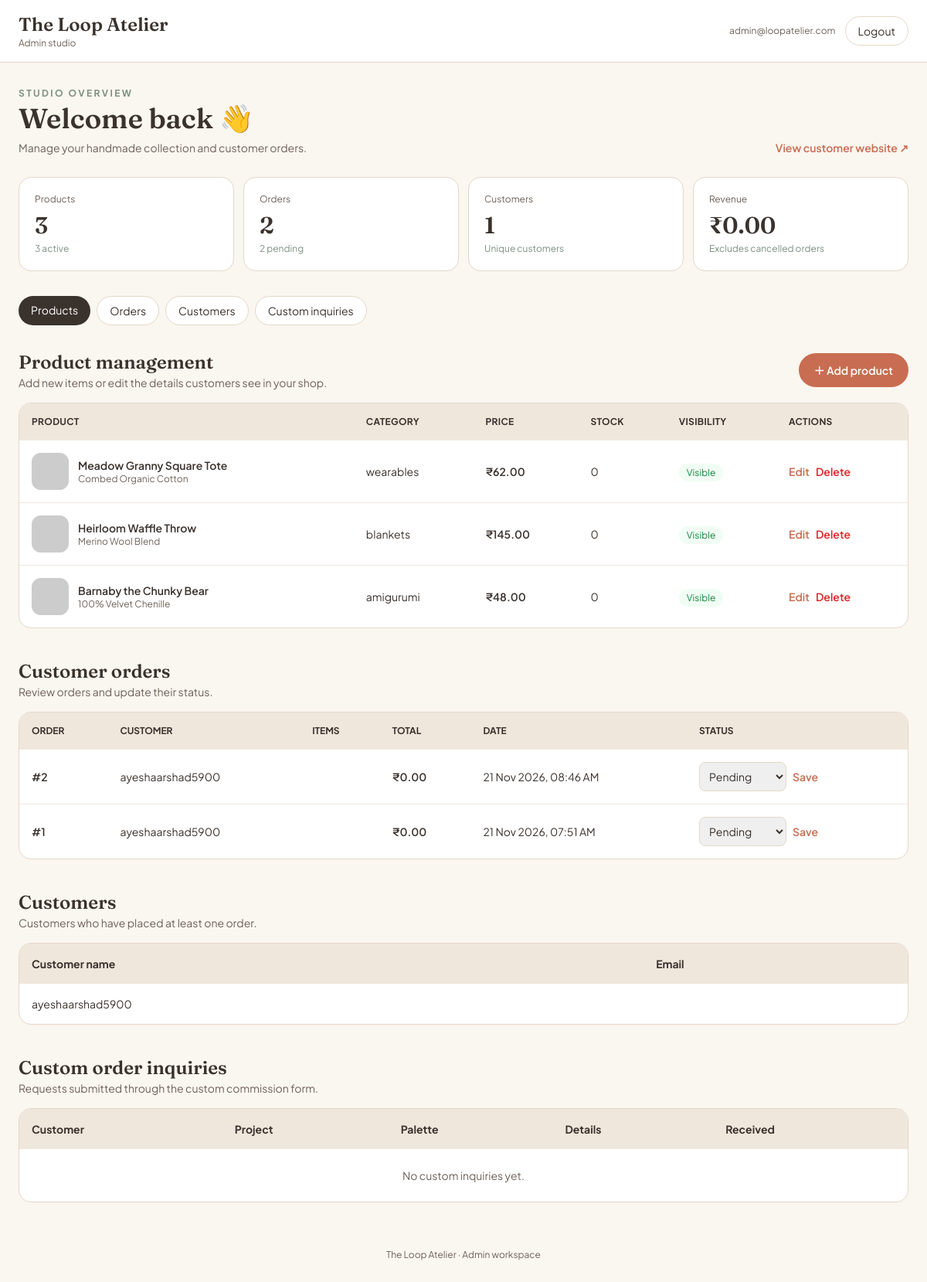
Screenshot of /admin (signed in) with the database file from the repository.
### app.py (models this page shows)
class Product(db.Model):
    id = db.Column(db.Integer, primary_key=True)
    name = db.Column(db.String(120), nullable=False)
    category = db.Column(db.String(60), nullable=False)
    price = db.Column(db.Float, nullable=False, default=0)
    fiber = db.Column(db.String(120), nullable=False, default="Cotton yarn")
    badge = db.Column(db.String(60), default="Ready to Ship")
    description = db.Column(db.Text, nullable=False, default="")
    image_url = db.Column(db.String(255), nullable=False, default="")
    stock = db.Column(db.Integer, nullable=False, default=0)
    active = db.Column(db.Boolean, nullable=False, default=True)
    def to_dict(self):
        return {
            "id": self.id,
            "name": self.name,
            "category": self.category,
            "price": self.price,
            "fiber": self.fiber,
            "badge": self.badge,
            "description": self.description,
            "image_url": self.image_url,
            "stock": self.stock,
            "active": self.active,
        }

class Order(db.Model):
    id = db.Column(db.Integer, primary_key=True)
    customer_name = db.Column(db.String(120), nullable=False)
    email = db.Column(db.String(160), nullable=False)
    total = db.Column(db.Float, nullable=False, default=0)
    status = db.Column(db.String(30), nullable=False, default="Pending")
    created_at = db.Column(db.DateTime, nullable=False, default=datetime.utcnow)
    items = db.relationship("OrderItem", backref="order", cascade="all, delete-orphan")

### app.py (the view)
@app.get("/admin")
@admin_required
def admin_dashboard():
    products = Product.query.order_by(Product.id.desc()).all()
    orders = Order.query.order_by(Order.created_at.desc()).all()
    commissions = Commission.query.order_by(Commission.created_at.desc()).all()
    customers = db.session.query(Order.email, Order.customer_name).distinct().all()
    revenue = db.session.query(db.func.coalesce(db.func.sum(Order.total), 0)).filter(
        Order.status != "Cancelled"
    ).scalar()
    stats = {
        "products": Product.query.count(),
        "active_products": Product.query.filter_by(active=True).count(),
        "orders": Order.query.count(),
        "pending": Order.query.filter_by(status="Pending").count(),
        "customers": len(customers),
        "revenue": round(float(revenue or 0), 2),
        "commissions": Commission.query.count(),
    }
    return render_template(
        "admin_dashboard.html",
        products=products,
        orders=orders,
        commissions=commissions,
        customers=customers,
        stats=stats,
        statuses=ORDER_STATUSES,
    )

### app.py (called while the page is built)
def admin_required(view):
    @wraps(view)
    def wrapped(*args, **kwargs):
        if not session.get("admin_id"):
            return redirect(url_for("admin_login", next=request.path))
        return view(*args, **kwargs)
    return wrapped

def csrf_token():
    if "_csrf_token" not in session:
        session["_csrf_token"] = secrets.token_urlsafe(32)
    return session["_csrf_token"]

### templates/admin_dashboard.html (shortened to what this page needs)
<!doctype html>
<html lang="en">
<head>
  <script src="https://cdn.tailwindcss.com"></script>
</head>
<body class="bg-[#FAF6F0] text-[#3A322D]">
<header class="sticky top-0 z-30 bg-white/95 backdrop-blur border-b border-[#E4D8C8]">
  <div class="max-w-7xl mx-auto px-4 sm:px-6 py-4 flex items-center justify-between gap-3">
    <div><p class="serif text-xl sm:text-2xl font-semibold">The Loop Atelier</p><p class="text-xs text-[#6E6259]">Admin studio</p></div>
    <div class="flex items-center gap-3"><span class="hidden sm:block text-xs text-[#6E6259]">{{ session.get('admin_email') }}</span>
      <form method="post" action="{{ url_for('admin_logout') }}"><input type="hidden" name="_csrf_token" value="{{ csrf_token() }}"><button class="rounded-full border border-[#E4D8C8] px-4 py-2 text-sm hover:bg-[#EFE7DC]">Logout</button></form>
    </div>
  </div>
</header>
<main class="max-w-7xl mx-auto px-4 sm:px-6 py-8">
  <div class="flex flex-col sm:flex-row sm:items-end justify-between gap-3 mb-7">
    <div><p class="text-xs uppercase tracking-[.2em] text-[#7C9082] font-bold">Studio overview</p><h1 class="serif text-3xl sm:text-4xl font-semibold mt-1">Welcome back 👋</h1><p class="text-sm text-[#6E6259] mt-2">Manage your handmade collection and customer orders.</p></div>
    <a href="/" target="_blank" class="text-sm font-semibold text-[#C86D51] hover:underline">View customer website ↗</a>
  </div>
  <section class="grid grid-cols-2 lg:grid-cols-4 gap-3 mb-8">
    {% for label, value, note in [('Products', stats.products, stats.active_products|string + ' active'), ('Orders', stats.orders, stats.pending|string + ' pending'), ('Customers', stats.customers, 'Unique customers'), ('Revenue', '₹' ~ '%.2f'|format(stats.revenue), 'Excludes cancelled orders')] %}
    <div class="bg-white border border-[#E4D8C8] rounded-2xl p-4 sm:p-5"><p class="text-xs text-[#6E6259]">{{ label }}</p><p class="serif text-2xl sm:text-3xl font-semibold mt-2">{{ value }}</p><p class="text-xs text-[#7C9082] mt-1">{{ note }}</p></div>
    {% endfor %}
  </section>
  <nav class="flex flex-wrap gap-2 mb-8 text-sm">
    <a href="#products" class="rounded-full bg-[#3A322D] text-white px-4 py-2">Products</a>
    <a href="#orders" class="rounded-full bg-white border border-[#E4D8C8] px-4 py-2">Orders</a>
    <a href="#customers" class="rounded-full bg-white border border-[#E4D8C8] px-4 py-2">Customers</a>
    <a href="#commissions" class="rounded-full bg-white border border-[#E4D8C8] px-4 py-2">Custom inquiries</a>
  </nav>
  <section id="products" class="scroll-mt-24 mb-10">
    <div class="flex flex-col sm:flex-row sm:items-center justify-between gap-3 mb-4"><div><h2 class="serif text-2xl font-semibold">Product management</h2><p class="text-sm text-[#6E6259]">Add new items or edit the details customers see in your shop.</p></div>
      <button onclick="openProductForm()" class="rounded-full bg-[#C86D51] hover:bg-[#B35B40] text-white px-5 py-3 text-sm font-semibold">＋ Add product</button>
    </div>
    <div class="bg-white border border-[#E4D8C8] rounded-2xl overflow-hidden">
      <div class="overflow-x-auto"><table class="w-full text-sm min-w-[760px]">
        <thead class="bg-[#EFE7DC] text-left text-xs uppercase tracking-wide"><tr><th class="p-4">Product</th><th class="p-4">Category</th><th class="p-4">Price</th><th class="p-4">Stock</th><th class="p-4">Visibility</th><th class="p-4">Actions</th></tr></thead>
        <tbody class="divide-y divide-[#EFE7DC]">
        {% for p in products %}
          <tr>
            <td class="p-4"><div class="flex items-center gap-3"><img src="{{ p.image_url }}" onerror="this.src='https://placehold.co/80x80/EFE7DC/3A322D?text=Image'" class="w-12 h-12 rounded-xl object-cover bg-[#EFE7DC]"><div><p class="font-semibold">{{ p.name }}</p><p class="text-xs text-[#6E6259]">{{ p.fiber }}</p></div></div></td>
            <td class="p-4">{{ p.category }}</td><td class="p-4 font-semibold">₹{{ '%.2f'|format(p.price) }}</td><td class="p-4">{{ p.stock }}</td>
            <td class="p-4"><span class="rounded-full px-2.5 py-1 text-xs {{ 'bg-green-50 text-green-700' if p.active else 'bg-gray-100 text-gray-600' }}">{{ 'Visible' if p.active else 'Hidden' }}</span></td>
            <td class="p-4"><div class="flex gap-2"><button class="edit-btn text-[#C86D51] font-semibold" data-product='{{ p.to_dict()|tojson|forceescape }}'>Edit</button>
              <form method="post" action="{{ url_for('delete_product', product_id=p.id) }}" onsubmit="return confirm('Delete this product?')"><input type="hidden" name="_csrf_token" value="{{ csrf_token() }}"><button class="text-red-600 font-semibold">Delete</button></form></div></td>
          </tr>
        {% else %}<tr><td colspan="6" class="p-8 text-center text-[#6E6259]">No products yet. Add your first product above.</td></tr>{% endfor %}
        </tbody>
      </table></div>
    </div>
  </section>
  <section id="orders" class="scroll-mt-24 mb-10">
    <h2 class="serif text-2xl font-semibold">Customer orders</h2><p class="text-sm text-[#6E6259] mb-4">Review orders and update their status.</p>
    <div class="bg-white border border-[#E4D8C8] rounded-2xl overflow-hidden"><div class="overflow-x-auto"><table class="w-full min-w-[800px] text-sm">
      <thead class="bg-[#EFE7DC] text-left text-xs uppercase"><tr><th class="p-4">Order</th><th class="p-4">Customer</th><th class="p-4">Items</th><th class="p-4">Total</th><th class="p-4">Date</th><th class="p-4">Status</th></tr></thead><tbody class="divide-y divide-[#EFE7DC]">
      {% for o in orders %}<tr><td class="p-4 font-semibold">#{{ o.id }}</td><td class="p-4">{{ o.customer_name }}<p class="text-xs text-[#6E6259]">{{ o.email }}</p></td><td class="p-4">{% for item in o.items %}<div>{{ item.product_name }} × {{ item.quantity }}</div>{% endfor %}</td><td class="p-4 font-semibold">₹{{ '%.2f'|format(o.total) }}</td><td class="p-4">{{ o.created_at.strftime('%d %b %Y, %I:%M %p') }}</td><td class="p-4"><form method="post" action="{{ url_for('update_order_status', order_id=o.id) }}" class="flex gap-2"><input type="hidden" name="_csrf_token" value="{{ csrf_token() }}"><select name="status" class="rounded-lg border border-[#E4D8C8] px-2 py-2">{% for s in statuses %}<option value="{{ s }}" {{ 'selected' if o.status == s else '' }}>{{ s }}</option>{% endfor %}</select><button class="text-[#C86D51] font-semibold">Save</button></form></td></tr>
      {% else %}<tr><td colspan="6" class="p-8 text-center text-[#6E6259]">No orders received yet.</td></tr>{% endfor %}
      </tbody></table></div></div>
  </section>
  <section id="customers" class="scroll-mt-24 mb-10">
    <h2 class="serif text-2xl font-semibold">Customers</h2><p class="text-sm text-[#6E6259] mb-4">Customers who have placed at least one order.</p>
    <div class="bg-white border border-[#E4D8C8] rounded-2xl overflow-hidden"><table class="w-full text-sm"><thead class="bg-[#EFE7DC] text-left"><tr><th class="p-4">Customer name</th><th class="p-4">Email</th></tr></thead><tbody class="divide-y divide-[#EFE7DC]">
    {% for email, name in customers %}<tr><td class="p-4">{{ name }}</td><td class="p-4">{{ email }}</td></tr>{% else %}<tr><td colspan="2" class="p-6 text-center text-[#6E6259]">No customer records yet.</td></tr>{% endfor %}
    </tbody></table></div>
  </section>
  <section id="commissions" class="scroll-mt-24 mb-10">
    <h2 class="serif text-2xl font-semibold">Custom order inquiries</h2><p class="text-sm text-[#6E6259] mb-4">Requests submitted through the custom commission form.</p>
    <div class="bg-white border border-[#E4D8C8] rounded-2xl overflow-hidden"><div class="overflow-x-auto"><table class="w-full min-w-[760px] text-sm"><thead class="bg-[#EFE7DC] text-left"><tr><th class="p-4">Customer</th><th class="p-4">Project</th><th class="p-4">Palette</th><th class="p-4">Details</th><th class="p-4">Received</th></tr></thead><tbody class="divide-y divide-[#EFE7DC]">
    {% for c in commissions %}<tr><td class="p-4">{{ c.name }}<p class="text-xs text-[#6E6259]">{{ c.email }}</p></td><td class="p-4">{{ c.project_type }}</td><td class="p-4">{{ c.yarn_color }}</td><td class="p-4 whitespace-pre-wrap max-w-sm">{{ c.details }}</td><td class="p-4">{{ c.created_at.strftime('%d %b %Y') }}</td></tr>{% else %}<tr><td colspan="5" class="p-6 text-center text-[#6E6259]">No custom inquiries yet.</td></tr>{% endfor %}
    </tbody></table></div></div>
  </section>
  <p class="text-xs text-[#6E6259] text-center py-5">The Loop Atelier · Admin workspace</p>
</main>
</body></html>

### templates/admin_dashboard.html (style rules this page uses)
body { font-family:'Plus Jakarta Sans',sans-serif }
.serif { font-family:'Fraunces',serif }
html { scroll-behavior:smooth }

### rows the page displays
Product: name "Meadow Granny Square Tote", fiber "Combed Organic Cotton", category "wearables", price "62.00", stock "0", active "Visible"
Product: name "Heirloom Waffle Throw", fiber "Merino Wool Blend", category "blankets", price "145.00", stock "0", active "Visible"
Product: name "Barnaby the Chunky Bear", fiber "100% Velvet Chenille", category "amigurumi", price "48.00", stock "0", active "Visible"
Order: id "2", customer_name "ayeshaarshad5900", total "0.00", created_at "21 Nov 2026, 08:46 AM"
Order: id "1", customer_name "ayeshaarshad5900", total "0.00", created_at "21 Nov 2026, 07:51 AM"

### other values shown
{{ session.get('admin_email') }} "admin@loopatelier.com"
{{ label }} "Products" "Orders" "Customers" "Revenue"
{{ value }} "3" "2" "1" "₹0.00"
{{ note }} "3 active" "2 pending" "Unique customers" "Excludes cancelled orders"
{{ name }} "ayeshaarshad5900"
form field status "Pending"
